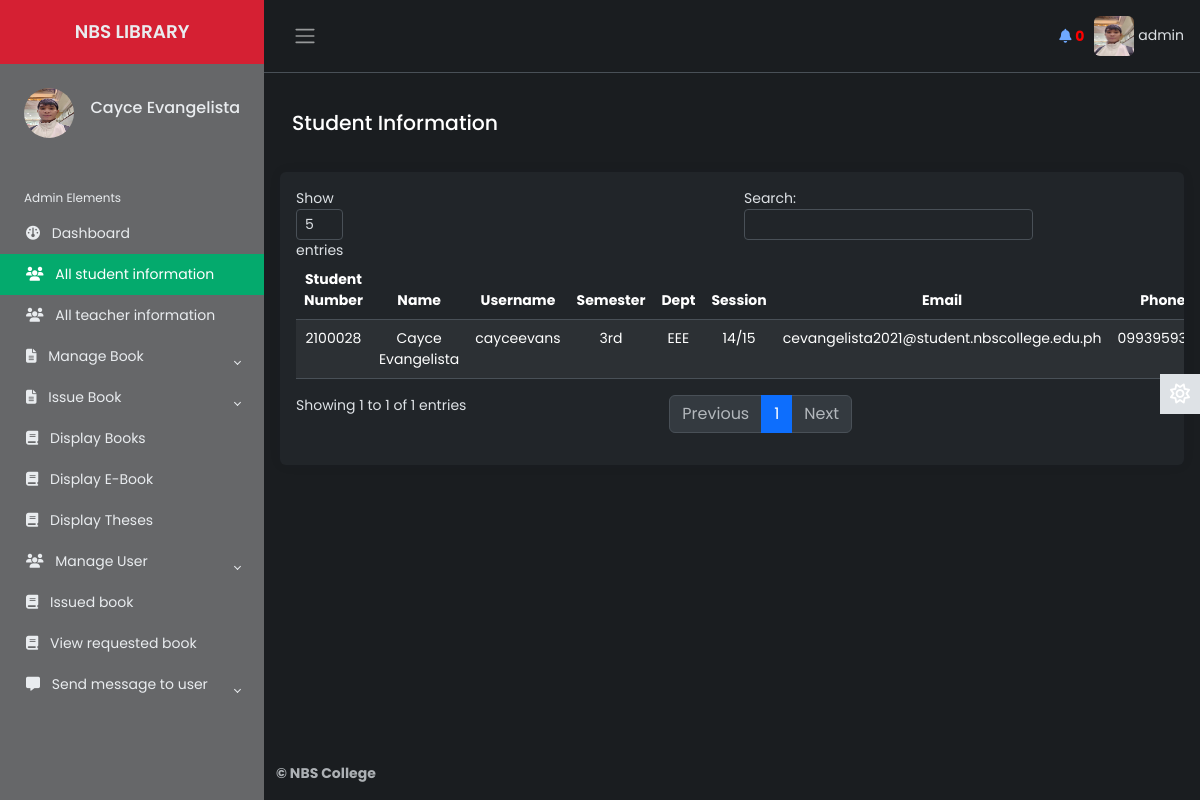
The page /Source/librarian/all-student-info.php (signed in) on the database as committed earlier.
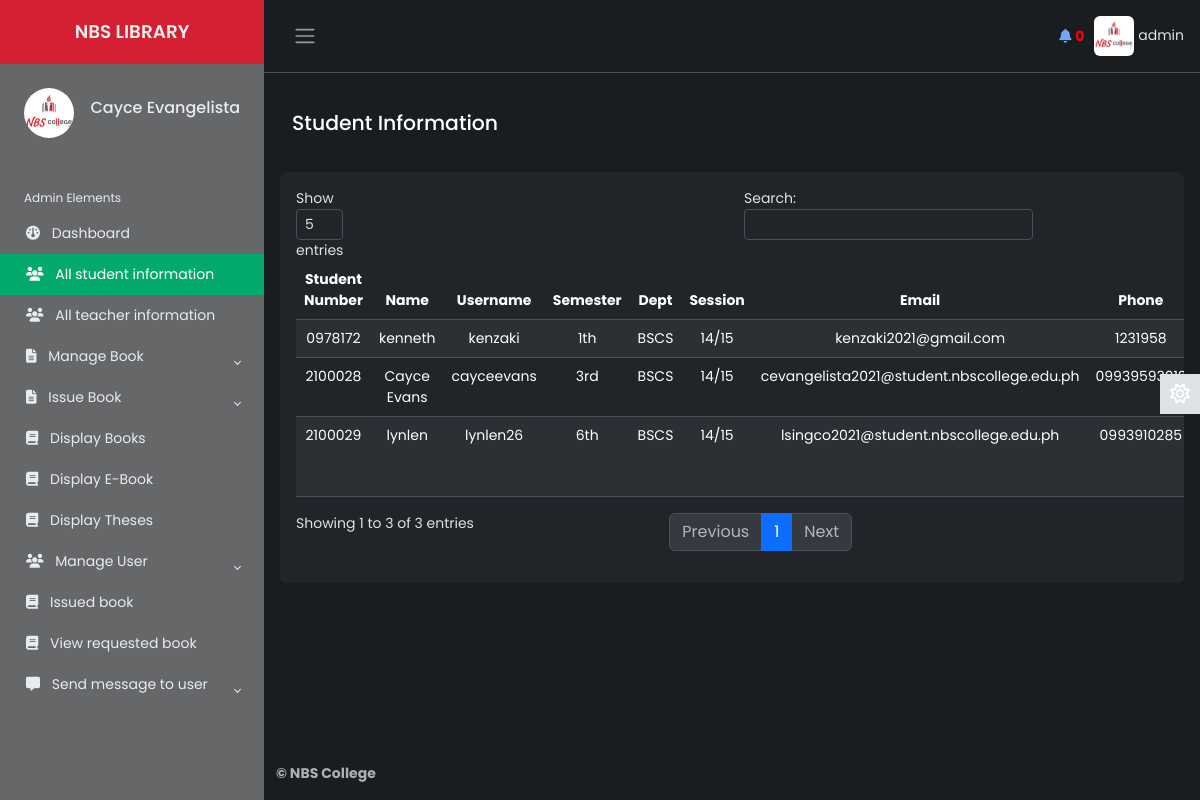
The same page on the database as committed later.
### tables this page shows
CREATE TABLE `lib_registration` (
  `id` int(2) NOT NULL,
  `name` varchar(50) NOT NULL,
  `username` varchar(20) NOT NULL,
  `password` varchar(20) NOT NULL,
  `email` varchar(50) NOT NULL,
  `phone` varchar(20) NOT NULL,
  `address` varchar(100) NOT NULL,
  `photo` varchar(500) NOT NULL,
  `status` varchar(7) NOT NULL
);

CREATE TABLE `std_registration` (
  `id` int(10) NOT NULL,
  `name` varchar(50) NOT NULL,
  `username` varchar(50) NOT NULL,
  `password` varchar(50) NOT NULL,
  `email` varchar(50) NOT NULL,
  `phone` varchar(50) NOT NULL,
  `sem` varchar(10) NOT NULL,
  `dept` varchar(10) NOT NULL,
  `session` varchar(5) NOT NULL,
  `regno` varchar(20) NOT NULL,
  `address` varchar(100) NOT NULL,
  `utype` varchar(7) NOT NULL,
  `photo` varchar(500) NOT NULL,
  `status` varchar(7) NOT NULL,
  `vkey` varchar(250) NOT NULL,
  `verified` varchar(3) NOT NULL
);

### Source/librarian/all-student-info.php (the view, shortened to what the changed rows need)
       <?php
   include 'inc/connection.php';
   include 'inc/header.php';
?>
           <main class="content px-3 py-2">
           <br>
           <div class="card border-0">
                       <div class="card-body">
                           <table class="table table-hover text-center table-striped" id="dtBasicExample">
                               <thead>
                                   <tr>
                                       <th scope="col">Student Number</th>
                                       <th scope="col">Name</th>
                                       <th scope="col">Username</th>
                                       <th scope="col">Semester</th>
                                       <th scope="col">Dept</th>
                                       <th scope="col">Session</th>
                                       <th scope="col">Email</th>
                                       <th scope="col">Phone</th>
                                   </tr>
                               </thead>
                               <tbody>
                               <?php
                                       $res= mysqli_query($link, "select * from std_registration");
                                       while ($row=mysqli_fetch_array($res)) {
                                           echo "<tr>";
                                           echo "<td>"; echo $row["regno"]; echo "</td>";
                                           echo "<td>"; echo $row["name"]; echo "</td>";
                                           echo "<td>"; echo $row["username"]; echo "</td>";
                                           echo "<td>"; echo $row["sem"]; echo "</td>";
                                           echo "<td>"; echo $row["dept"]; echo "</td>";
                                           echo "<td>"; echo $row["session"]; echo "</td>";
                                           echo "<td>"; echo $row["email"]; echo "</td>";
                                           echo "<td>"; echo $row["phone"]; echo "</td>";
                                           echo "</tr>";
                                       }
                                  ?>
                               </tbody>
                           </table>
                       </div>
                   </div>
           </main>

### Source/librarian/inc/header.php (shortened to what the changed rows need)
<?php
    include 'inc/connection.php';
 ?>
<!DOCTYPE html>
<html lang="en" data-bs-theme="dark">
<head>
    <link href="https://cdn.datatables.net/v/dt/jszip-3.10.1/dt-2.0.3/b-3.0.1/b-html5-3.0.1/b-print-3.0.1/datatables.min.css" rel="stylesheet">
    <link href="https://cdn.jsdelivr.net/npm/bootstrap@5.3.3/dist/css/bootstrap.min.css" rel="stylesheet">
    <link rel="stylesheet" href="inc/css/custom1.css">
    <link rel="stylesheet" href="inc/css/animate.css">
</head>
<body>
    <div class="wrapper">
    <aside id="sidebar" class="js-sidebar">
            <div class="h-100">
                <ul class="sidebar-nav">
                    <li class="sidebar-header">
                        <span>
                        <?php
                            $res = mysqli_query($link, "select * from lib_registration where username='".$_SESSION['username']."'");
                            while ($row = mysqli_fetch_array($res)){
                                ?><img src="<?php echo $row["photo"]; ?> " height="50px" width="50px" alt="something wrong" class="rounded-circle"></a> <?php
                            }
                        ?>
                        </span>
                        <h6 style="float: right; margin-top: 10px;">
							<?php
								$res = mysqli_query($link, "select * from lib_registration where username='".$_SESSION['username']."'");
								while ($row = mysqli_fetch_array($res)){
								$name  =  $row["name"];
								echo $name;
								}
							?>
            			</h6>
                    </li>
                    <br>
                </ul>
            </div>
        </aside>
        <div class="main">
            <nav class="navbar navbar-expand px-3 border-bottom">
                <div class="navbar-collapse navbar">
                        <li class="nav-item dropdown">
								<?php
                                     $res = mysqli_query($link, "select * from lib_registration where username='".$_SESSION['username']."'");
                                     while ($row = mysqli_fetch_array($res)){
                                         ?><a href="#" data-bs-toggle="dropdown" class="nav-icon pe-md-0" style="color: inherit;"><img src="<?php echo $row["photo"]; ?>" alt=""class="avatar img-fluid rounded"> <span><?php echo $_SESSION["username"]; ?></span></a> <?php
                                     }
                                ?>
                        </li>
                </div>
            </nav>
</body>
</html>

Rows that differ between the two databases and show on the page:
changed lib_registration "Cayce Evangelista": photo: a different picture
changed std_registration "cayceevans": name "Cayce Evangelista" → "Cayce Evans"; dept "EEE" → "BSCS"
added std_registration: regno "2100029", name "lynlen", username "lynlen26", sem "6th", dept "BSCS", session "14/15", email "lsingco2021@student.nbscollege.edu.ph", phone "0993910285"
added std_registration: regno "0978172", name "kenneth", username "kenzaki", sem "1th", dept "BSCS", session "14/15", email "kenzaki2021@gmail.com", phone "1231958"
Other text that changed with them:
text written by a page script: "Show entries Search: Showing 1 to 1 of 1 entries Previous 1 Next" → "Show entries Search: Showing 1 to 3 of 3 entries Previous 1 Next"
